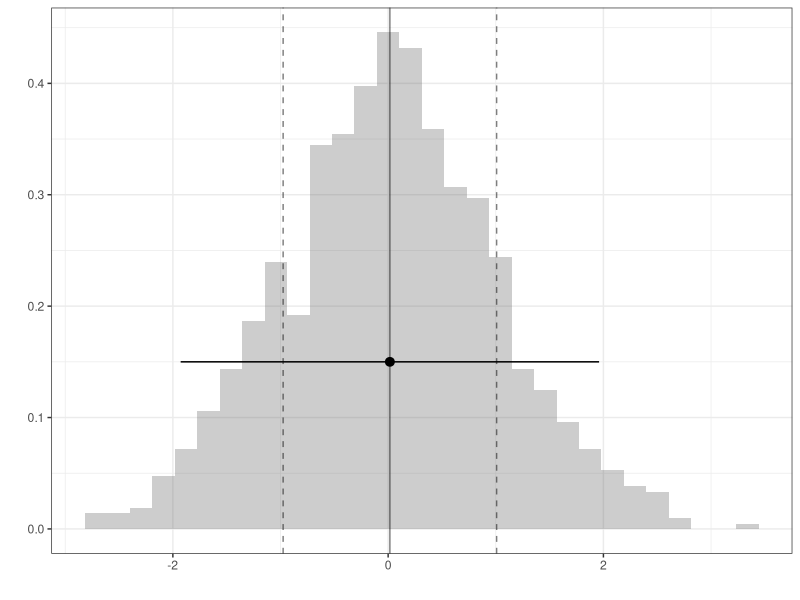
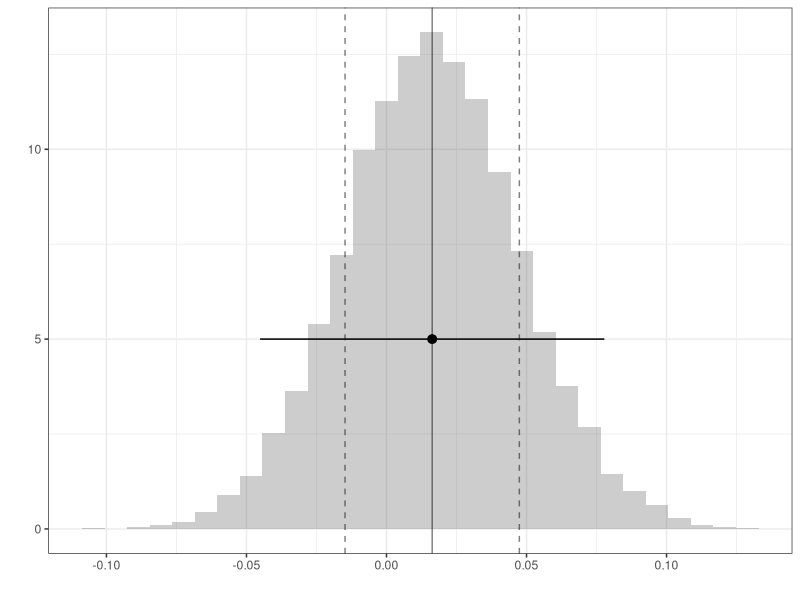
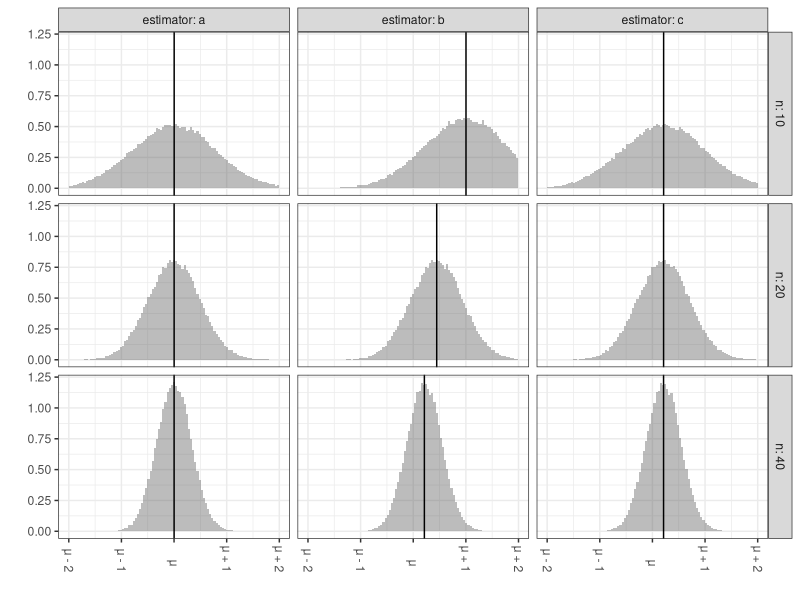

These charts were generated, in order, by the following R code:
## ---- chunk 1
#| echo: false
library(tidyverse) 
library(scales)

theme_set(theme_minimal())
options(scipen = 1, digits = 2)
## ---- chunk 2
set.seed(123)
n = 1000
Y = rnorm(n)
## ---- chunk 3
#| echo: true
B=10000
Y.bar = rep(NA,B)
for(b in 1:B) {
  Y.bar[b]= mean(sample(Y,size=n,replace=TRUE))
}
## ---- chunk 4
#| out-height: 6in
#| fig-ncol: 2
#| fig-subcap:
#|  -  Histogram of the vector Y's elements
#|  -  Histogram of the Y.bar's elements
ggplot() + geom_histogram(aes(x=Y,     y=after_stat(density)), alpha=.3) + 
           geom_vline(aes(xintercept=mean(Y)), alpha=.5) + 
           geom_vline(aes(xintercept=mean(Y)+c(-1,1)*sd(Y)), linetype='dashed', alpha=.5) + 
           geom_pointrange(aes(x=mean(Y), xmin=mean(Y)-1.96*sd(Y), xmax=mean(Y)+1.96*sd(Y), y=.15)) + theme_bw() + xlab('') + ylab('')
ggplot() + geom_histogram(aes(x=Y.bar, y=after_stat(density)), alpha=.3) + 
           geom_vline(aes(xintercept=mean(Y.bar)), alpha=.5) + 
           geom_vline(aes(xintercept=mean(Y.bar)+c(-1,1)*sd(Y.bar)), linetype='dashed', alpha=.5) + 
           geom_pointrange(aes(x=mean(Y.bar), xmin=mean(Y.bar)-1.96*sd(Y)/sqrt(n), xmax=mean(Y.bar)+1.96*sd(Y)/sqrt(n), y=5)) + theme_bw() + xlab('') + ylab('')
## ---- chunk 5
#| echo: false
#| out-width: 6.5in 
#| fig-asp: 1
set.seed(1234)
mu=4
sigma = 1

error = 2*rnorm(100000)
bias = list(a=function(n) 0, b=function(n) 2*mu/(n-2), c=function(n) 2*mu/(40-2))
se = function(n) { sqrt(n*sigma^2 / (n-2)^2) }

plotdata = expand_grid(estimator=names(bias), n=c(10,20,40)) %>%
  pmap(function(estimator, n) {
    thebias = bias[[estimator]](n)
    data.frame(estimator=estimator, n=n, muhat=thebias + error * se(n))
    }) %>% bind_rows() 
summaries = plotdata %>% group_by(n, estimator) %>% summarize(mean=mean(muhat))

breaks = seq(-4, 4, by=2)/2 
signs  = case_when(
  breaks < 0 ~ '-', 
  breaks == 0 ~ '',
  breaks > 0 ~ '+')
offsets = case_when(
  breaks != 0 ~ sprintf('%d', abs(breaks)),
  breaks == 0 ~ '')
labels.abstract = sprintf('μ %s %s', signs, offsets)

ggplot(plotdata) + geom_histogram(aes(x=muhat, y=after_stat(density)), bins=100, alpha=.4) + 
                   geom_vline(aes(xintercept=mean), data=summaries) + 
                   scale_x_continuous(breaks=breaks, labels=labels.abstract, limits=range(breaks)) + 
                   facet_grid(n ~ estimator, labeller=labeller(n=label_both, estimator=label_both)) + 
                   theme_bw() + theme(axis.text.x = element_text(angle = -90, vjust = 0.5, hjust=1)) + 
                   xlab('') + ylab('')
